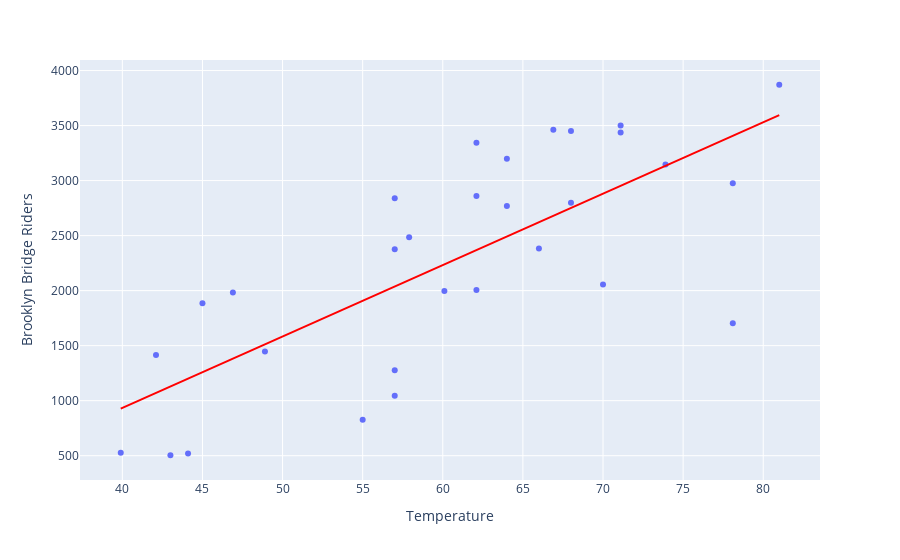

Notebook code for this chart:
### Code cell
bike_riders_plotly = px.scatter(
    bikes_df,
    x="High Temp (°F)",
    y="Brooklyn Bridge",
    trendline="ols",
    trendline_color_override="red"
)
bike_riders_plotly.update_layout(
    xaxis_title="Temperature",
    yaxis_title="Brooklyn Bridge Riders"
)

### Figure 1 — Plotly figure (JSON) as saved in the notebook; plotly's stock layout.template omitted (floating-point values rounded to 4 significant figures)
{"data": [{"hovertemplate": "High Temp (°F)=%{x}<br>Brooklyn Bridge=%{y}<extra></extra>", "legendgroup": "", "marker": {"color": "#636efa", "symbol": "circle"}, "mode": "markers", "name": "", "orientation": "v", "showlegend": false, "type": "scatter", "x": [78.1, 55, 39.9, 44.1, 42.1, 45, 57, 46.9, 43, 48.9, 62.1, 57, 57, 62.1, 64, 66, 73.9, 81, 71.1, 68, 71.1, 78.1, 70, 68, 66.9, 60.1, 62.1, 57.9, 57, 64], "xaxis": "x", "y": [1704, 827, 526, 521, 1416, 1885, 1276, 1982, 504, 1447, 2005, 1045, 2840, 2861, 2770, 2384, 3147, 3871, 3501, 3450, 3436, 2975, 2055, 2798, 3463, 1997, 3343, 2486, 2375, 3199], "yaxis": "y"}, {"hovertemplate": "<b>OLS trendline</b><br>Brooklyn Bridge = 64.8743 * High Temp (°F) + -1660.45<br>R<sup>2</sup>=0.546678<br><br>High Temp (°F)=%{x}<br>Brooklyn Bridge=%{y} <b>(trend)</b><extra></extra>", "legendgroup": "", "line": {"color": "red"}, "marker": {"color": "#636efa", "symbol": "circle"}, "mode": "lines", "name": "", "showlegend": false, "type": "scatter", "x": [39.9, 42.1, 43, 44.1, 45, 46.9, 48.9, 55, 57, 57, 57, 57, 57.9, 60.1, 62.1, 62.1, 62.1, 64, 64, 66, 66.9, 68, 68, 70, 71.1, 71.1, 73.9, 78.1, 78.1, 81], "xaxis": "x", "y": [928.0, 1071.0, 1129.0, 1201.0, 1259.0, 1382.0, 1512.0, 1908.0, 2037.0, 2037.0, 2037.0, 2037.0, 2096.0, 2238.0, 2368.0, 2368.0, 2368.0, 2492.0, 2492.0, 2621.0, 2680.0, 2751.0, 2751.0, 2881.0, 2952.0, 2952.0, 3134.0, 3406.0, 3406.0, 3594.0], "yaxis": "y"}], "layout": {"legend": {"tracegroupgap": 0}, "margin": {"t": 60}, "xaxis": {"anchor": "y", "domain": [0, 1], "title": {"text": "Temperature"}}, "yaxis": {"anchor": "x", "domain": [0, 1], "title": {"text": "Brooklyn Bridge Riders"}}}}
